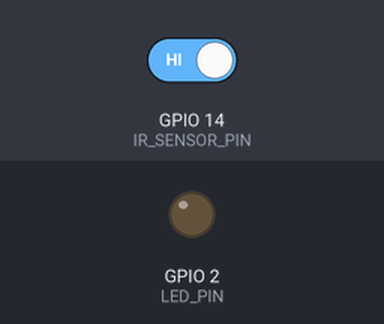
Recording of a sketch running on a simulated ESP32. Shown: output pins drawn as LEDs (lit = HIGH). The inputs (shaded band) are chosen by the test bench; at power-on: GPIO 14 (IR_SENSOR_PIN) HIGH. What the sketch prints to the serial monitor is not drawn.

Above: at 1.2 s.
1.3 s: GPIO 14 (IR_SENSOR_PIN) driven LOW
At 1.8 s:
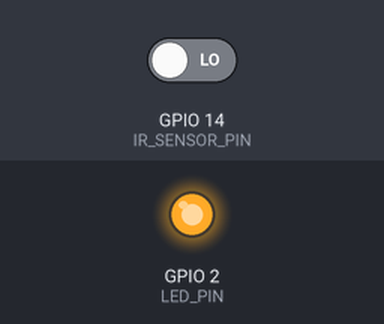
2.8 s: GPIO 14 (IR_SENSOR_PIN) driven HIGH
At 4.1 s:
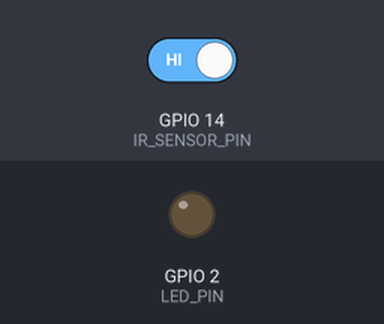
Timing chart, 0 to 5.8 s (numbered marks = the images above; inputs shaded):
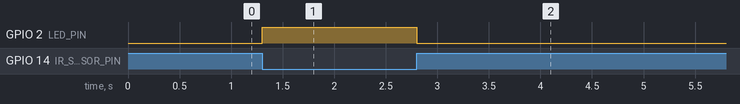

The sketch:

interrupt_irsensor.ino
```cpp
#define IR_SENSOR_PIN 14
#define LED_PIN 2

void IRAM_ATTR IRinterrupt() {
  if (digitalRead(IR_SENSOR_PIN) == LOW) {
    digitalWrite(LED_PIN, HIGH);
  } else {
    digitalWrite(LED_PIN, LOW);
  }
}

void setup() {
  Serial.begin(9600);

  pinMode(IR_SENSOR_PIN, INPUT_PULLUP);
  pinMode(LED_PIN, OUTPUT);
  digitalWrite(LED_PIN, LOW);
}

void loop() {

  Serial.println("Execution Started...");


  attachInterrupt(digitalPinToInterrupt(IR_SENSOR_PIN), IRinterrupt, CHANGE);

  delay(10000);

  detachInterrupt(digitalPinToInterrupt(IR_SENSOR_PIN));
  digitalWrite(LED_PIN, LOW);

  Serial.println("Execution Ended");
}
```

Measured:
- after the input at 1.3 s, GPIO 2 (LED_PIN): LOW → HIGH at once
- after the input at 2.8 s, GPIO 2 (LED_PIN): HIGH → LOW after 0.00 s instead of 7.2 s
